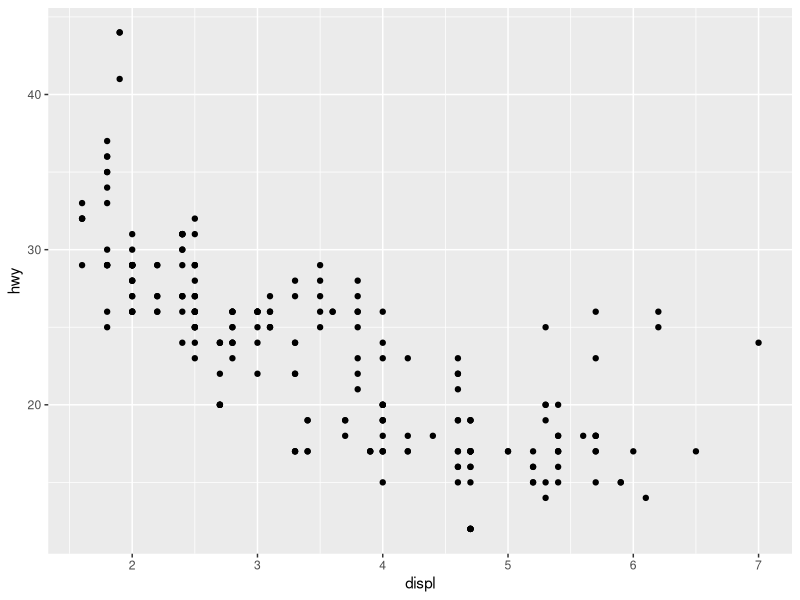
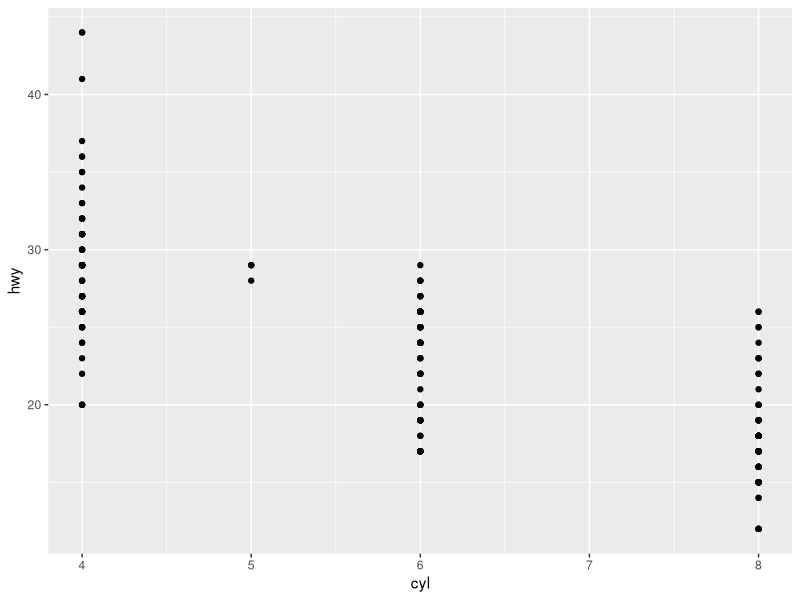
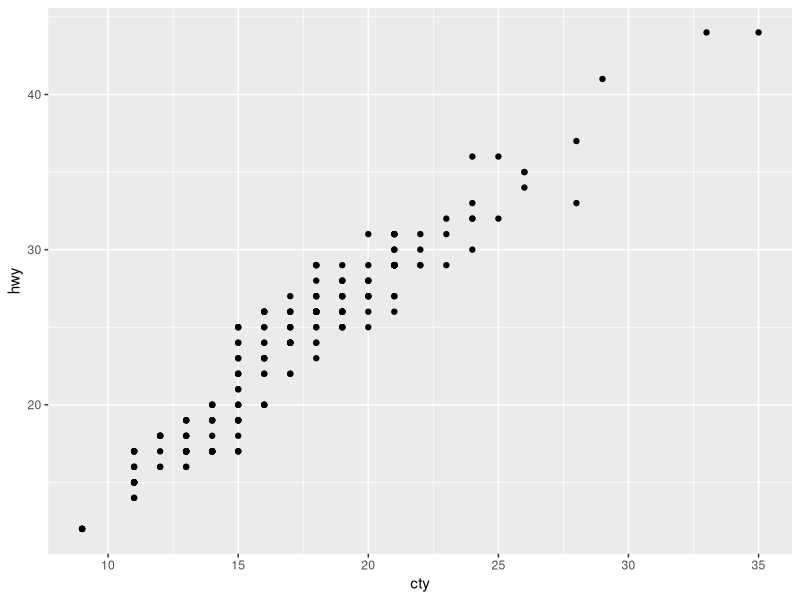
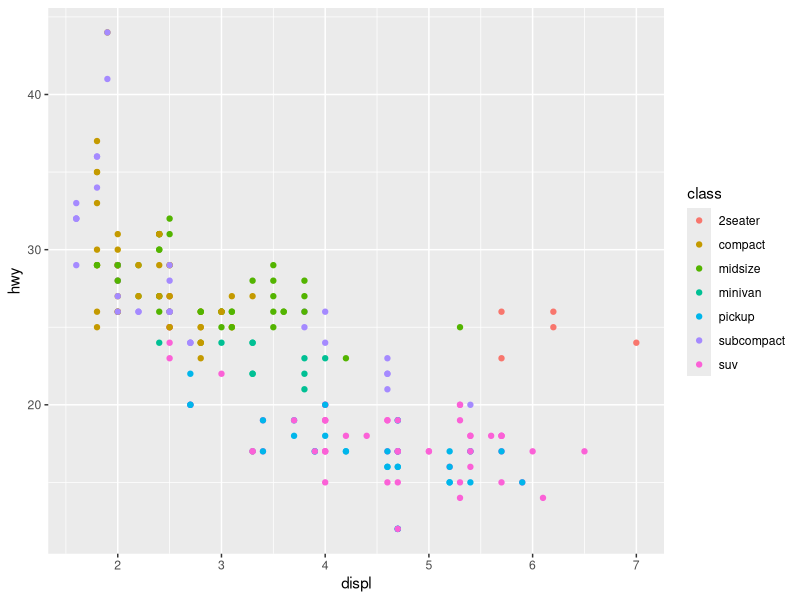
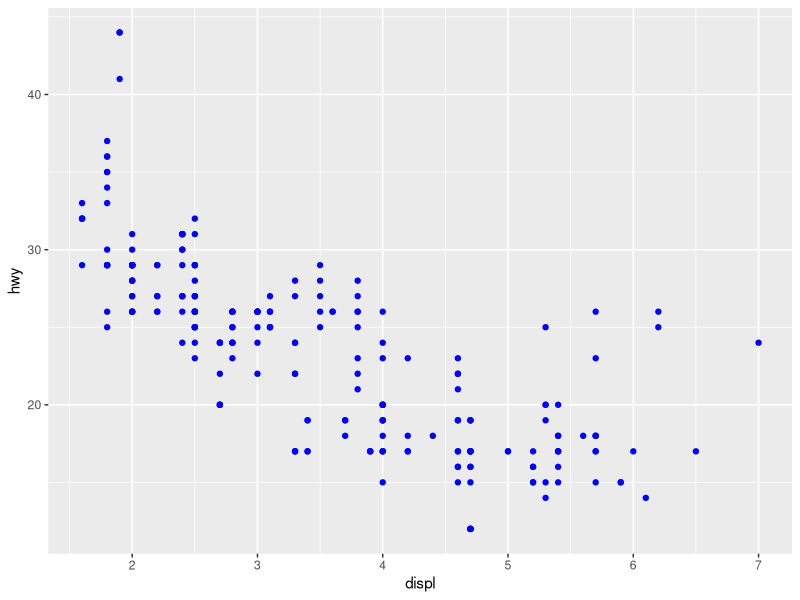
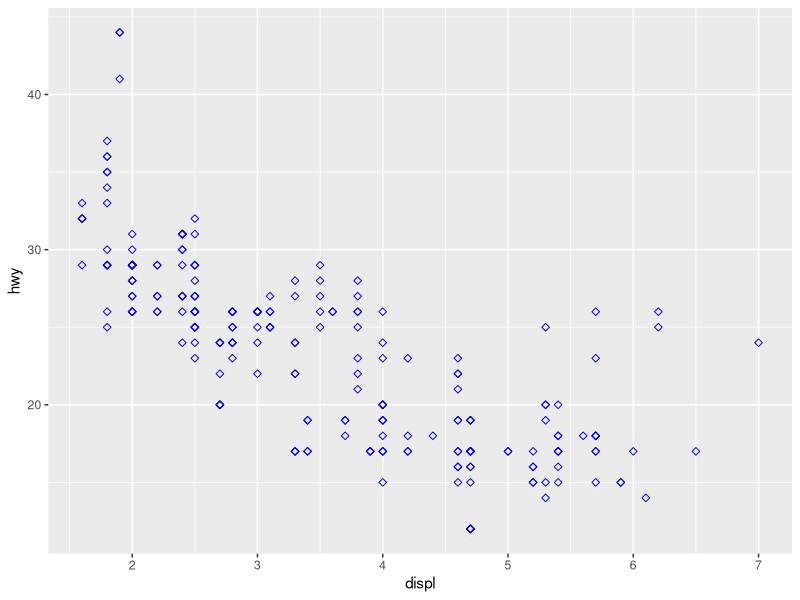
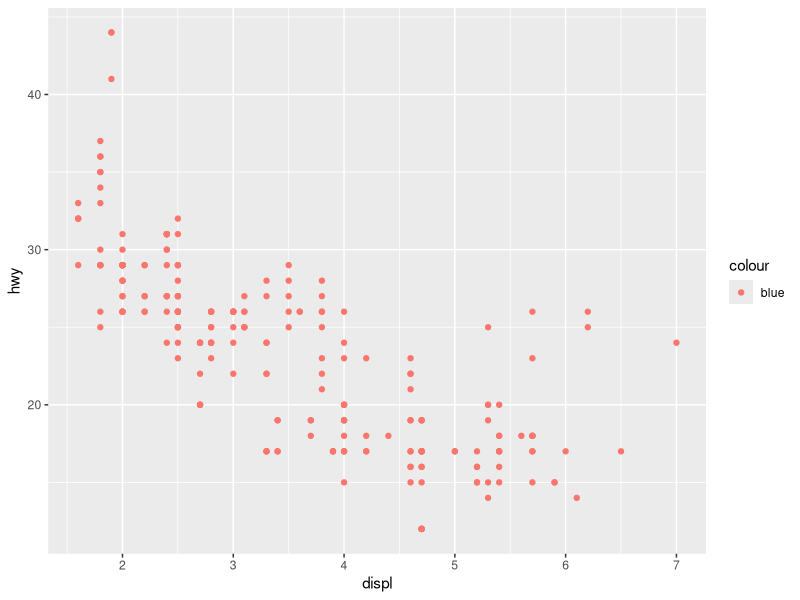

Source code (R) for these figures, in order: (Note: this script raises an error after producing the figures.)
library(tidyverse)

ggplot(
  data = mpg,
  mapping = aes(x = displ, y = hwy)
) +
  geom_point()

mpg

View(mpg)

ggplot(
  data = mpg,
  mapping = aes(x = cyl, y = hwy)
) +
  geom_point()

ggplot(
  data = mpg,
  mapping = aes(x = cty, y = hwy)
) +
  geom_point()

ggplot(
  data = mpg,
  mapping = aes(x = displ, y = hwy, color = class)
) +
  geom_point()

ggplot(
  data = mpg,
  mapping = aes(x = displ, y = hwy)
) +
  geom_point(color = "blue")

ggplot(
  data = mpg,
  mapping = aes(x = displ, y = hwy)
) +
  geom_point(
    color = "blue",
    shape = 5
  )

ggplot(
  data = mpg,
  mapping = aes(x = displ, y = hwy, color = "blue")
) +
  geom_point()

ggplot(
  data = mpg,
  mapping = aes(x = displ, y = hwy)
) +
  geom_point(color = class)
